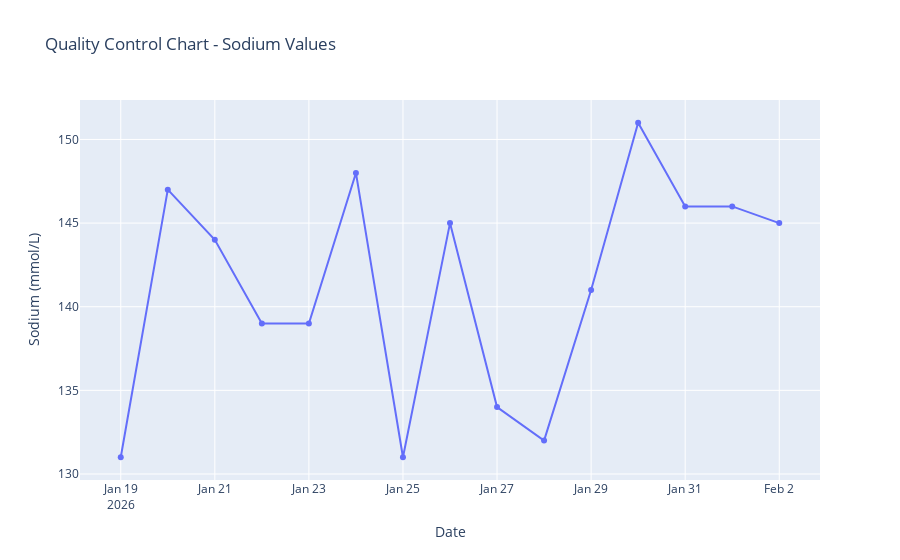

The code cell stored with this chart in its notebook:
### Markdown cell above
## Step 6: Create Plotly Visualization

### Code cell
# Create an interactive scatter plot for sodium values
fig = go.Figure(go.Scatter(
    x=qc_df['dates'],
    y=qc_df['sodium'],
    mode='lines+markers',
    name='Sodium'
))

# Update layout with title and labels
fig.update_layout(
    title='Quality Control Chart - Sodium Values',
    xaxis_title='Date',
    yaxis_title='Sodium (mmol/L)',
    hovermode='x unified'
)

# Display in notebook
fig.show()

### Figure 1 — Plotly figure (JSON) as saved in the notebook; plotly's stock layout.template omitted (floating-point values rounded to 4 significant figures)
{"data": [{"mode": "lines+markers", "name": "Sodium", "type": "scatter", "x": ["2026-01-19T00:00:00.000000000", "2026-01-20T00:00:00.000000000", "2026-01-21T00:00:00.000000000", "2026-01-22T00:00:00.000000000", "2026-01-23T00:00:00.000000000", "2026-01-24T00:00:00.000000000", "2026-01-25T00:00:00.000000000", "2026-01-26T00:00:00.000000000", "2026-01-27T00:00:00.000000000", "2026-01-28T00:00:00.000000000", "2026-01-29T00:00:00.000000000", "2026-01-30T00:00:00.000000000", "2026-01-31T00:00:00.000000000", "2026-02-01T00:00:00.000000000", "2026-02-02T00:00:00.000000000"], "y": [131, 147, 144, 139, 139, 148, 131, 145, 134, 132, 141, 151, 146, 146, 145]}], "layout": {"hovermode": "x unified", "title": {"text": "Quality Control Chart - Sodium Values"}, "xaxis": {"title": {"text": "Date"}}, "yaxis": {"title": {"text": "Sodium (mmol/L)"}}}}
